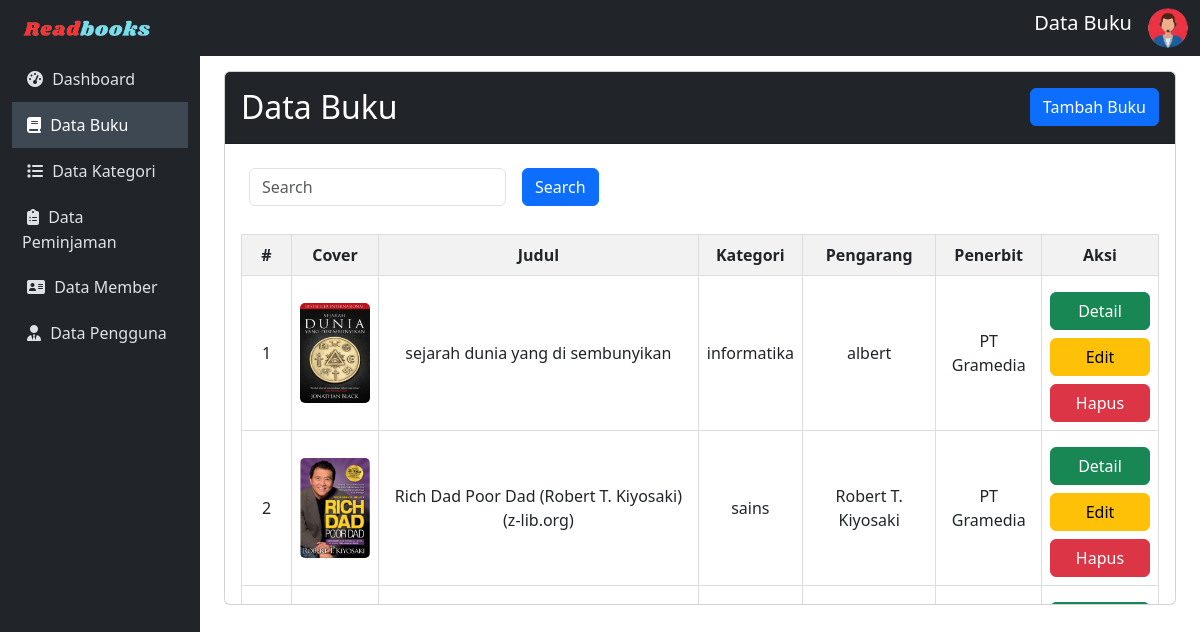
Screenshot of /admin/buku/data-buku.php with the database file from the repository.
### tables this page shows
CREATE TABLE `buku` (
  `cover` varchar(255) NOT NULL,
  `id_buku` varchar(25) NOT NULL,
  `kategori` varchar(255) NOT NULL,
  `judul` varchar(255) NOT NULL,
  `pengarang` varchar(255) NOT NULL,
  `penerbit` varchar(255) NOT NULL,
  `thn_terbit` date NOT NULL,
  `jml_halaman` int(11) NOT NULL,
  `deskripsi` text NOT NULL,
  `isi_buku` varchar(250) NOT NULL
);

### config/config.php (called while the page is built, shortened)
<?php
$host = "127.0.0.1";
$username = "root";
$password = "";
$database_name = "brary";
$connection = mysqli_connect($host, $username, $password, $database_name);
function queryReadData($dataKategori)
{
  global $connection;
  $result = mysqli_query($connection, $dataKategori);
  $items = [];
  while ($item = mysqli_fetch_assoc($result)) {
    $items[] = $item;
  }
  return $items;
}
?>

### admin/buku/data-buku.php (the view, shortened to what this page needs)
<?php
include "../../config/config.php";
$databuku = queryReadData("SELECT * FROM buku order by id_buku DESC");
?>
<!DOCTYPE html>
<html lang="en">
<head>
    <link href="https://cdn.jsdelivr.net/npm/bootstrap@5.3.2/dist/css/bootstrap.min.css" rel="stylesheet">
</head>
<body>
    <nav class="navbar navbar-expand-lg navbar-dark sticky-top">
        <div class="container-fluid">
            <a class="navbar-brand" href="index.php"><img src="../../assets/readbook.png" width="150px"></a>
            <div class="collapse navbar-collapse" id="mynavbar">
                <ul class="navbar-nav ms-auto">
                    <li class="nav-item">
                        <span class="navbar-brand text-center">Data Buku</span>
                    </li>
                    <li class="nav-item">
                        <i id="profile-icon" class="bi bi-person-circle text-light" data-bs-toggle="dropdown">
                            <img src="../../assets/adminLogo.png" alt="Avatar Logo" style="width:40px;" class="rounded-pill"></i>
                    </li>
                </ul>
            </div>
        </div>
    </nav>
    <div class="container-fluid">
        <div class="row">
            <nav id="sidebar" class="col-md-3 col-lg-2 d-md-block position-fixed vh-100">
                <div class="position-sticky">
                    <ul class="nav flex-column">
                        <li class="nav-item">
                            <a class="nav-link" href="../index.php">
                               <i class="fa fa-dashboard" style="margin: 5px;"></i>
                                Dashboard
                            </a>
                        </li>
                        <li class="nav-item">
                            <a class="nav-link active" href="data-buku.php">
                            <i class="fa fa-book" style="margin: 5px;"></i>
                                Data Buku
                            </a>
                        </li>
                        <li class="nav-item">
                            <a class="nav-link" href="../kategori/data-kategori.php">
                            <i class="fa fa-list" style="margin: 5px;"></i>
                                Data Kategori
                            </a>
                        </li>
                        <li class="nav-item">
                            <a class="nav-link" href="../peminjaman/data-peminjaman.php">
                            <i class="fas fa-clipboard-list" style="margin: 5px;"></i>
                                Data Peminjaman
                            </a>
                        </li>
                        <li class="nav-item">
                            <a class="nav-link" href="../member/data-member.php">
                            <i class="fa fa-address-card" style="margin: 5px;"></i>
                                Data Member
                            </a>
                        </li>
                        <li class="nav-item">
                            <a class="nav-link" href="../akun/pengguna.php">
                            <i class="fas fa-user-tie" style="margin: 5px;"></i>
                                Data Pengguna
                            </a>
                        </li>
                    </ul>
                </div>
            </nav>
            <main id="content" class="col-md-9 ms-sm-auto col-lg-10 px-md-4">
                <div class="card">
                <div class="card-header bg-dark text-white">
                        <h2 class="mt-2">Data Buku <button type="button" class="btn btn-primary" data-bs-toggle="modal" data-bs-target="#myModal" style="float:right;">
                                Tambah Buku
                            </button></h2>
                    </div>
                    <div class="card-body scrollable-card">
                        <form class="d-flex" action="" method="post">
                            <div style="display: flex;">
                                <input class="form-control m-2" type="text" name="keyword" id="keyword" placeholder="Search">
                                <button class="btn btn-primary m-2" type="submit" name="search">Search</button>
                            </div>
                        </form>
                        <table>
                            <thead>
                                <tr>
                                    <th style="width:50px;">#</th>
                                    <th>Cover</th>
                                    <th>Judul</th>
                                    <th>Kategori</th>
                                    <th>Pengarang</th>
                                    <th>Penerbit</th>
                                    <th>Aksi</th>
                                </tr>
                            </thead>
                            <tbody>
                                <?php
                                $no = 1;
                                foreach ($databuku as $item) : ?>
                                    <tr>
                                        <td style="width:50px;"><?= $no++; ?></td>
                                        <td><img src="../../assets/imgDB/<?= $item['cover']; ?>" alt="" width="70px" height="100px" style="border-radius: 5px;"></td>
                                        <td><?= $item["judul"]; ?></td>
                                        <td><?= $item["kategori"]; ?></td>
                                        <td><?= $item["pengarang"]; ?></td>
                                        <td><?= $item["penerbit"]; ?></td>
                                        <td>
                                            <div>
                                                <a href="detailBuku.php?id_buku=<?= $item['id_buku']; ?>" class="btn btn-success mt-2" style="width:100px;">Detail</a>
                                            </div>
                                            <div>
                                                <a href="editBuku.php?id_buku=<?= $item['id_buku']; ?>" class="btn btn-warning mt-2" style="width:100px;">Edit</a>
                                            </div>
                                            <div>
                                                <a href="deleteBuku.php?id_buku=<?= $item['id_buku']; ?>" class="btn btn-danger mt-2" style="width:100px;" onclick="return confirm('Apakah Buku <?= $item['judul']; ?> ingin anda hapus?');">Hapus</a>
                                            </div>
                                        </td>
                                    </tr>
                                <?php endforeach; ?>
                            </tbody>
                        </table>
                    </div>
                </div>
            </main>
        </div>
    </div>
</body>
</html>

### admin/buku/data-buku.php (style rules this page uses)
body { font-family: 'Segoe UI', Tahoma, Geneva, Verdana, sans-serif; }
#sidebar { background-color: #212529; color: #fff; }
#content { transition: margin-left 0.5s; padding: 15px; }
.navbar { background-color: #212529; }
.navbar-brand { color: #fff; }
.nav-link { padding: 10px; text-decoration: none; color: #dee2e6; transition: background-color 0.3s, color 0.3s; }
.nav-link.active { background-color: #3d4852; color: #fff; }
table { width: 100%; border-collapse: collapse; margin-top: 20px; }
th, td { border: 1px solid #ddd; padding: 8px; text-align: center; }
th { background-color: #f2f2f2; }
.scrollable-card { max-height: 460px; overflow-y: auto; }

### rows the page displays
buku: cover (picture), judul "sejarah dunia yang di sembunyikan", kategori "informatika", pengarang "albert", penerbit "PT Gramedia"
buku: cover (picture), judul "Rich Dad Poor Dad (Robert T. Kiyosaki) (z-lib.org)", kategori "sains", pengarang "Robert T. Kiyosaki", penerbit "PT Gramedia"
